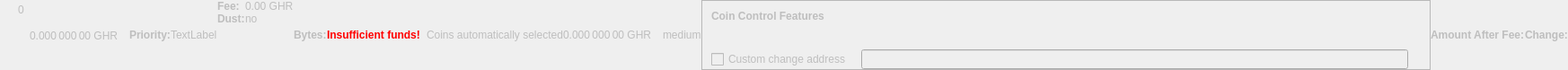
    <widget class="QWidget" name="dummyHideWidget" native="true">
     <property name="enabled">
      <bool>false</bool>
     </property>
     <property name="maximumSize">
      <size>
       <width>100</width>
       <height>22</height>
      </size>
     </property>
     <layout class="QHBoxLayout" name="dummyHideLayout">
      <property name="spacing">
       <number>0</number>
      </property>
      <property name="leftMargin">
       <number>0</number>
      </property>
      <property name="topMargin">
       <number>0</number>
      </property>
      <property name="rightMargin">
       <number>0</number>
      </property>
      <property name="bottomMargin">
       <number>0</number>
      </property>
      <item>
       <layout class="QFormLayout" name="formLayoutCoinControl1">
        <property name="horizontalSpacing">
         <number>10</number>
        </property>
        <property name="verticalSpacing">
         <number>14</number>
        </property>
        <property name="leftMargin">
         <number>10</number>
        </property>
        <property name="topMargin">
         <number>4</number>
        </property>
        <property name="rightMargin">
         <number>6</number>
        </property>
        <item row="0" column="1">
         <widget class="QLabel" name="labelCoinControlBytes">
          <property name="cursor">
           <cursorShape>IBeamCursor</cursorShape>
          </property>
          <property name="contextMenuPolicy">
           <enum>Qt::ActionsContextMenu</enum>
          </property>
          <property name="text">
           <string notr="true">0</string>
          </property>
          <property name="textInteractionFlags">
           <set>Qt::LinksAccessibleByMouse|Qt::TextSelectableByKeyboard|Qt::TextSelectableByMouse</set>
          </property>
         </widget>
        </item>
       </layout>
      </item>
      <item>
       <widget class="QLabel" name="labelCoinControlAfterFee">
        <property name="enabled">
         <bool>false</bool>
        </property>
        <property name="sizePolicy">
         <sizepolicy hsizetype="Fixed" vsizetype="Fixed">
          <horstretch>0</horstretch>
          <verstretch>0</verstretch>
         </sizepolicy>
        </property>
        <property name="minimumSize">
         <size>
          <width>111</width>
          <height>12</height>
         </size>
        </property>
        <property name="maximumSize">
         <size>
          <width>111</width>
          <height>12</height>
         </size>
        </property>
        <property name="cursor">
         <cursorShape>IBeamCursor</cursorShape>
        </property>
        <property name="contextMenuPolicy">
         <enum>Qt::ActionsContextMenu</enum>
        </property>
        <property name="text">
         <string notr="true">0.000 000 00 GHR</string>
        </property>
        <property name="textInteractionFlags">
         <set>Qt::LinksAccessibleByMouse|Qt::TextSelectableByKeyboard|Qt::TextSelectableByMouse</set>
        </property>
       </widget>
      </item>
      <item>
       <widget class="QLabel" name="labelCoinControlPriorityText">
        <property name="enabled">
         <bool>false</bool>
        </property>
        <property name="font">
         <font>
          <weight>75</weight>
          <bold>true</bold>
         </font>
        </property>
        <property name="text">
         <string>Priority:</string>
        </property>
       </widget>
      </item>
      <item>
       <layout class="QHBoxLayout" name="horizontalLayout">
        <item>
         <widget class="QLabel" name="WarningLabel">
          <property name="text">
           <string>TextLabel</string>
          </property>
         </widget>
        </item>
       </layout>
      </item>
      <item>
       <layout class="QFormLayout" name="formLayoutCoinControl3">
        <property name="horizontalSpacing">
         <number>0</number>
        </property>
        <property name="verticalSpacing">
         <number>0</number>
        </property>
        <property name="leftMargin">
         <number>0</number>
        </property>
        <property name="topMargin">
         <number>0</number>
        </property>
        <property name="rightMargin">
         <number>0</number>
        </property>
        <item row="0" column="0">
         <widget class="QLabel" name="labelCoinControlFeeText">
          <property name="enabled">
           <bool>false</bool>
          </property>
          <property name="font">
           <font>
            <weight>75</weight>
            <bold>true</bold>
           </font>
          </property>
          <property name="text">
           <string>Fee:</string>
          </property>
          <property name="margin">
           <number>0</number>
          </property>
         </widget>
        </item>
        <item row="0" column="1">
         <widget class="QLabel" name="labelCoinControlFee">
          <property name="enabled">
           <bool>false</bool>
          </property>
          <property name="cursor">
           <cursorShape>IBeamCursor</cursorShape>
          </property>
          <property name="contextMenuPolicy">
           <enum>Qt::ActionsContextMenu</enum>
          </property>
          <property name="text">
           <string notr="true">0.00 GHR</string>
          </property>
          <property name="textInteractionFlags">
           <set>Qt::LinksAccessibleByMouse|Qt::TextSelectableByKeyboard|Qt::TextSelectableByMouse</set>
          </property>
         </widget>
        </item>
        <item row="1" column="0">
         <widget class="QLabel" name="labelCoinControlLowOutputText">
          <property name="enabled">
           <bool>false</bool>
          </property>
          <property name="font">
           <font>
            <weight>75</weight>
            <bold>true</bold>
           </font>
          </property>
          <property name="text">
           <string>Dust:</string>
          </property>
         </widget>
        </item>
        <item row="1" column="1">
         <widget class="QLabel" name="labelCoinControlLowOutput">
          <property name="enabled">
           <bool>false</bool>
          </property>
          <property name="cursor">
           <cursorShape>IBeamCursor</cursorShape>
          </property>
          <property name="contextMenuPolicy">
           <enum>Qt::ActionsContextMenu</enum>
          </property>
          <property name="text">
           <string>no</string>
          </property>
          <property name="textInteractionFlags">
           <set>Qt::LinksAccessibleByMouse|Qt::TextSelectableByKeyboard|Qt::TextSelectableByMouse</set>
          </property>
         </widget>
        </item>
       </layout>
      </item>
      <item>
       <widget class="QLabel" name="labelCoinControlBytesText">
        <property name="enabled">
         <bool>false</bool>
        </property>
        <property name="font">
         <font>
          <weight>75</weight>
          <bold>true</bold>
         </font>
        </property>
        <property name="text">
         <string>Bytes:</string>
        </property>
       </widget>
      </item>
      <item>
       <layout class="QFormLayout" name="formLayoutCoinControl2">
        <property name="horizontalSpacing">
         <number>0</number>
        </property>
        <property name="verticalSpacing">
         <number>0</number>
        </property>
        <property name="leftMargin">
         <number>0</number>
        </property>
        <property name="topMargin">
         <number>0</number>
        </property>
        <property name="rightMargin">
         <number>0</number>
        </property>
       </layout>
      </item>
      <item>
       <layout class="QHBoxLayout" name="horizontalLayoutCoinControl2">
        <property name="spacing">
         <number>0</number>
        </property>
        <property name="bottomMargin">
         <number>0</number>
        </property>
       </layout>
      </item>
      <item>
       <widget class="QLabel" name="labelCoinControlInsuffFunds">
        <property name="enabled">
         <bool>false</bool>
        </property>
        <property name="minimumSize">
         <size>
          <width>0</width>
          <height>0</height>
         </size>
        </property>
        <property name="font">
         <font>
          <weight>75</weight>
          <bold>true</bold>
         </font>
        </property>
        <property name="styleSheet">
         <string notr="true">color:red;font-weight:bold;</string>
        </property>
        <property name="text">
         <string>Insufficient funds!</string>
        </property>
        <property name="margin">
         <number>5</number>
        </property>
       </widget>
      </item>
      <item>
       <layout class="QFormLayout" name="formLayoutCoinControl4">
        <property name="horizontalSpacing">
         <number>0</number>
        </property>
        <property name="verticalSpacing">
         <number>0</number>
        </property>
        <property name="leftMargin">
         <number>0</number>
        </property>
        <property name="topMargin">
         <number>0</number>
        </property>
        <property name="rightMargin">
         <number>0</number>
        </property>
       </layout>
      </item>
      <item>
       <widget class="QLabel" name="labelCoinControlChangeLabel">
        <property name="enabled">
         <bool>false</bool>
        </property>
        <property name="sizePolicy">
         <sizepolicy hsizetype="Preferred" vsizetype="Expanding">
          <horstretch>0</horstretch>
          <verstretch>0</verstretch>
         </sizepolicy>
        </property>
        <property name="minimumSize">
         <size>
          <width>0</width>
          <height>0</height>
         </size>
        </property>
        <property name="text">
         <string/>
        </property>
        <property name="margin">
         <number>3</number>
        </property>
       </widget>
      </item>
      <item>
       <widget class="QLabel" name="labelCoinControlAutomaticallySelected">
        <property name="enabled">
         <bool>false</bool>
        </property>
        <property name="sizePolicy">
         <sizepolicy hsizetype="Fixed" vsizetype="Fixed">
          <horstretch>0</horstretch>
          <verstretch>0</verstretch>
         </sizepolicy>
        </property>
        <property name="minimumSize">
         <size>
          <width>0</width>
          <height>0</height>
         </size>
        </property>
        <property name="maximumSize">
         <size>
          <width>240</width>
          <height>16777215</height>
         </size>
        </property>
        <property name="text">
         <string>Coins automatically selected</string>
        </property>
        <property name="margin">
         <number>5</number>
        </property>
       </widget>
      </item>
      <item>
       <widget class="QLabel" name="labelCoinControlChange">
        <property name="enabled">
         <bool>false</bool>
        </property>
        <property name="sizePolicy">
         <sizepolicy hsizetype="Fixed" vsizetype="Fixed">
          <horstretch>0</horstretch>
          <verstretch>0</verstretch>
         </sizepolicy>
        </property>
        <property name="minimumSize">
         <size>
          <width>111</width>
          <height>0</height>
         </size>
        </property>
        <property name="maximumSize">
         <size>
          <width>111</width>
          <height>16777215</height>
         </size>
        </property>
        <property name="cursor">
         <cursorShape>IBeamCursor</cursorShape>
        </property>
        <property name="contextMenuPolicy">
         <enum>Qt::ActionsContextMenu</enum>
        </property>
        <property name="text">
         <string notr="true">0.000 000 00 GHR</string>
        </property>
        <property name="textInteractionFlags">
         <set>Qt::LinksAccessibleByMouse|Qt::TextSelectableByKeyboard|Qt::TextSelectableByMouse</set>
        </property>
       </widget>
      </item>
      <item>
       <widget class="QLabel" name="labelCoinControlPriority">
        <property name="enabled">
         <bool>false</bool>
        </property>
        <property name="cursor">
         <cursorShape>IBeamCursor</cursorShape>
        </property>
        <property name="contextMenuPolicy">
         <enum>Qt::ActionsContextMenu</enum>
        </property>
        <property name="text">
         <string>medium</string>
        </property>
        <property name="textInteractionFlags">
         <set>Qt::LinksAccessibleByMouse|Qt::TextSelectableByKeyboard|Qt::TextSelectableByMouse</set>
        </property>
       </widget>
      </item>
      <item>
       <widget class="QFrame" name="frameCoinControl">
        <property name="sizePolicy">
         <sizepolicy hsizetype="Expanding" vsizetype="Expanding">
          <horstretch>0</horstretch>
          <verstretch>0</verstretch>
         </sizepolicy>
        </property>
        <property name="maximumSize">
         <size>
          <width>16777215</width>
          <height>16777215</height>
         </size>
        </property>
        <property name="frameShape">
         <enum>QFrame::StyledPanel</enum>
        </property>
        <property name="frameShadow">
         <enum>QFrame::Sunken</enum>
        </property>
        <layout class="QVBoxLayout" name="verticalLayoutCoinControl2_2">
         <property name="spacing">
          <number>0</number>
         </property>
         <property name="leftMargin">
          <number>0</number>
         </property>
         <property name="topMargin">
          <number>0</number>
         </property>
         <property name="rightMargin">
          <number>0</number>
         </property>
         <property name="bottomMargin">
          <number>0</number>
         </property>
         <item>
          <layout class="QVBoxLayout" name="verticalLayoutCoinControl" stretch="0,0,0,1">
           <property name="spacing">
            <number>0</number>
           </property>
           <property name="leftMargin">
            <number>10</number>
           </property>
           <property name="topMargin">
            <number>10</number>
           </property>
           <item>
            <layout class="QHBoxLayout" name="horizontalLayoutCoinControl1">
             <property name="bottomMargin">
              <number>15</number>
             </property>
             <item>
              <widget class="QLabel" name="labelCoinControlFeatures">
               <property name="enabled">
                <bool>false</bool>
               </property>
               <property name="sizePolicy">
                <sizepolicy hsizetype="Preferred" vsizetype="Maximum">
                 <horstretch>0</horstretch>
                 <verstretch>0</verstretch>
                </sizepolicy>
               </property>
               <property name="font">
                <font>
                 <weight>75</weight>
                 <bold>true</bold>
                </font>
               </property>
               <property name="styleSheet">
                <string notr="true">font-weight:bold;</string>
               </property>
               <property name="text">
                <string>Coin Control Features</string>
               </property>
              </widget>
             </item>
            </layout>
           </item>
           <item>
            <widget class="QWidget" name="widgetCoinControl" native="true">
             <property name="sizePolicy">
              <sizepolicy hsizetype="Preferred" vsizetype="Preferred">
               <horstretch>0</horstretch>
               <verstretch>0</verstretch>
              </sizepolicy>
             </property>
             <property name="minimumSize">
              <size>
               <width>0</width>
               <height>0</height>
              </size>
             </property>
             <property name="styleSheet">
              <string notr="true"/>
             </property>
             <layout class="QHBoxLayout" name="horizontalLayoutCoinControl5_2">
              <property name="leftMargin">
               <number>0</number>
              </property>
              <property name="topMargin">
               <number>0</number>
              </property>
              <property name="rightMargin">
               <number>0</number>
              </property>
              <property name="bottomMargin">
               <number>0</number>
              </property>
              <item>
               <layout class="QHBoxLayout" name="horizontalLayoutCoinControl3">
                <property name="spacing">
                 <number>20</number>
                </property>
                <property name="topMargin">
                 <number>0</number>
                </property>
                <property name="bottomMargin">
                 <number>10</number>
                </property>
               </layout>
              </item>
             </layout>
            </widget>
           </item>
           <item>
            <layout class="QHBoxLayout" name="horizontalLayoutCoinControl4" stretch="0,0,0">
             <property name="spacing">
              <number>12</number>
             </property>
             <property name="sizeConstraint">
              <enum>QLayout::SetDefaultConstraint</enum>
             </property>
             <property name="topMargin">
              <number>5</number>
             </property>
             <property name="rightMargin">
              <number>5</number>
             </property>
             <item>
              <widget class="QCheckBox" name="checkBoxCoinControlChange">
               <property name="enabled">
                <bool>false</bool>
               </property>
               <property name="toolTip">
                <string>If this is activated, but the change address is empty or invalid, change will be sent to a newly generated address.</string>
               </property>
               <property name="text">
                <string>Custom change address</string>
               </property>
              </widget>
             </item>
             <item>
              <widget class="QValidatedLineEdit" name="lineEditCoinControlChange">
               <property name="enabled">
                <bool>false</bool>
               </property>
               <property name="sizePolicy">
                <sizepolicy hsizetype="Expanding" vsizetype="Fixed">
                 <horstretch>0</horstretch>
                 <verstretch>0</verstretch>
                </sizepolicy>
               </property>
              </widget>
             </item>
             <item>
              <widget class="QLabel" name="labelCoinControlChangeLabel_2">
               <property name="sizePolicy">
                <sizepolicy hsizetype="Preferred" vsizetype="Expanding">
                 <horstretch>0</horstretch>
                 <verstretch>0</verstretch>
                </sizepolicy>
               </property>
               <property name="minimumSize">
                <size>
                 <width>0</width>
                 <height>0</height>
                </size>
               </property>
               <property name="text">
                <string/>
               </property>
               <property name="margin">
                <number>3</number>
               </property>
              </widget>
             </item>
            </layout>
           </item>
           <item>
            <spacer name="verticalSpacerCoinControl">
             <property name="orientation">
              <enum>Qt::Vertical</enum>
             </property>
             <property name="sizeHint" stdset="0">
              <size>
               <width>800</width>
               <height>1</height>
              </size>
             </property>
            </spacer>
           </item>
          </layout>
         </item>
        </layout>
       </widget>
      </item>
      <item>
       <widget class="QLabel" name="labelCoinControlAfterFeeText">
        <property name="enabled">
         <bool>false</bool>
        </property>
        <property name="minimumSize">
         <size>
          <width>0</width>
          <height>0</height>
         </size>
        </property>
        <property name="maximumSize">
         <size>
          <width>16777215</width>
          <height>16777215</height>
         </size>
        </property>
        <property name="font">
         <font>
          <weight>75</weight>
          <bold>true</bold>
         </font>
        </property>
        <property name="text">
         <string>Amount After Fee:</string>
        </property>
        <property name="alignment">
         <set>Qt::AlignLeading|Qt::AlignLeft|Qt::AlignVCenter</set>
        </property>
        <property name="margin">
         <number>0</number>
        </property>
       </widget>
      </item>
      <item>
       <widget class="QLabel" name="labelCoinControlChangeText">
        <property name="enabled">
         <bool>false</bool>
        </property>
        <property name="sizePolicy">
         <sizepolicy hsizetype="Preferred" vsizetype="Preferred">
          <horstretch>0</horstretch>
          <verstretch>0</verstretch>
         </sizepolicy>
        </property>
        <property name="minimumSize">
         <size>
          <width>0</width>
          <height>0</height>
         </size>
        </property>
        <property name="maximumSize">
         <size>
          <width>16777215</width>
          <height>16777215</height>
         </size>
        </property>
        <property name="font">
         <font>
          <weight>75</weight>
          <bold>true</bold>
         </font>
        </property>
        <property name="text">
         <string>Change:</string>
        </property>
        <property name="alignment">
         <set>Qt::AlignLeading|Qt::AlignLeft|Qt::AlignVCenter</set>
        </property>
       </widget>
      </item>
     </layout>
    </widget>
